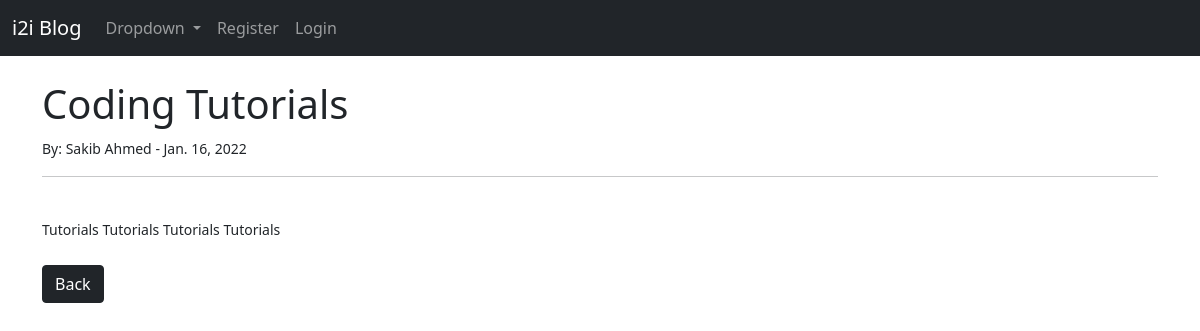
Screenshot of /article/8 with the database file from the repository.
### theblog/models.py (models this page shows, shortened)
class Post(models.Model):
    title = models.CharField(max_length=255)
    title_tag = models.CharField(max_length=255)
    author = models.ForeignKey(User, on_delete=models.CASCADE)
    body = models.TextField()
    post_date = models.DateField(auto_now_add=True)
    category = models.CharField(max_length=255, default='coding')

### theblog/views.py (the view)
class ArticleDateDetailView(DetailView):
    model = Post
    template_name = "article_details.html"

### theblog/templates/article_details.html (shortened to what this page needs)
<!DOCTYPE html>
<html lang="en">
  <head>
    {% extends 'base.html' %}
    {% block content %}
    <h1>{{ post.title }}</h1>
    <small
      >By: {{ post.author.first_name }} {{ post.author.last_name}} -
      {{post.post_date }}
    <br />
    <hr />
    <br />
    {{ post.body|safe }}
    <br /><br />
    <a href="{% url 'home' %}" class="btn btn-dark">Back</a>
    {% endblock %}

### rows the page displays
Post: title "Coding Tutorials", author.first_name "Sakib", author.last_name "Ahmed", post_date "Jan. 16, 2022", body "Tutorials Tutorials Tutorials Tutorials"
